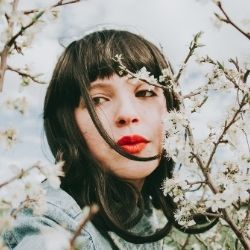
#> input picture girl1.jpg, 250 x 250 px, found by its file name
$ jupyter execute --allow-errors FaceDetectWithOpenCV.ipynb   (older library calls are emulated)
#> lines starting #> are read from the running program, lines starting #| are printed output that depends on the picture
[cell 1]
# This Python 3 environment comes with many helpful analytics libraries installed
# It is defined by the kaggle/python Docker image: https://github.com/kaggle/docker-python
# For example, here's several helpful packages to load

import numpy as np # linear algebra
import pandas as pd # data processing, CSV file I/O (e.g. pd.read_csv)

# Input data files are available in the read-only "../input/" directory
# For example, running this (by clicking run or pressing Shift+Enter) will list all files under the input directory

import os
for dirname, _, filenames in os.walk('/kaggle/input'):
    for filename in filenames:
        print(os.path.join(dirname, filename))

# You can write up to 20GB to the current directory (/kaggle/working/) that gets preserved as output when you create a version using "Save & Run All"
# You can also write temporary files to /kaggle/temp/, but they won't be saved outside of the current session

[cell 2]
import cv2

[cell 3]
import sys
import matplotlib.pyplot as plt
imagePath = "/kaggle/input/mygithubrepo/girl1.jpg"
cascPath = "/kaggle/input/mygithubrepo/haarcascade_frontalface_default.xml"

#> (a cell that did not finish here is left out)

[cell 5]
# Read the image
image = cv2.imread(imagePath)
#> image is the input picture: shape (250, 250, 3); mean B, G, R 142.7, 150.5, 153.6
gray = cv2.cvtColor(image, cv2.COLOR_BGR2GRAY)
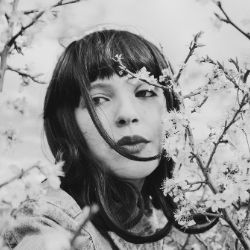
#> gray: shape (250, 250); min 1, max 239, mean 150.6


$ run again, with people.png saved as girl1.jpg
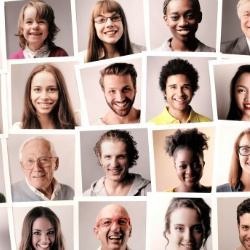
#> input picture people.png, 250 x 250 px, found by its file name
#> image is the input picture: shape (250, 250, 3); mean B, G, R 154.2, 162.9, 184.4
#> `gray = cv2.cvtColor(image, cv2.COLOR_BGR2GRAY)`:
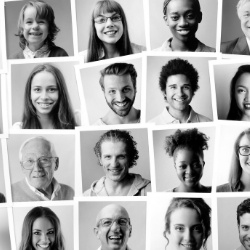
#> gray: shape (250, 250); min 0, max 255, mean 168.3
